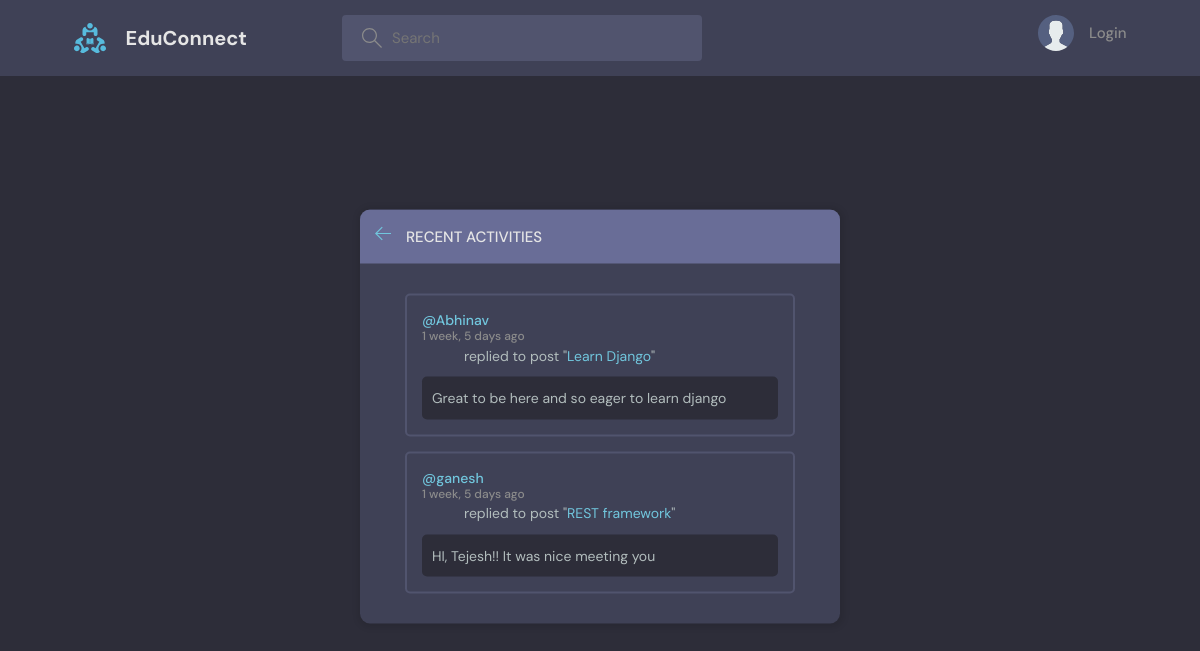
The page /activity/ on the database its author committed.
### base/models.py (models this page shows, shortened)
class Message(models.Model):
    created=models.DateTimeField(auto_now_add=True)
    updated=models.DateTimeField(auto_now=True)
    body=models.TextField()
    room=models.ForeignKey(Room,models.CASCADE)
    user=models.ForeignKey(User,on_delete=models.CASCADE)
    class Meta:
        ordering=['-updated','-created']

class Room(models.Model):
    name=models.CharField(max_length=200)
    host=models.ForeignKey(User,on_delete=models.SET_NULL,null=True)
    participants=models.ManyToManyField(User,related_name='participants',blank=True)
    description=models.TextField(null=True,blank=True)
    topic=models.ForeignKey(Topic,on_delete=models.SET_NULL,null=True)
    updated=models.DateTimeField(auto_now=True)
    created=models.DateTimeField(auto_now_add=True)
    class Meta:
        ordering=['-updated']
    def __str__(self):
        return self.name

### base/views.py (the view)
# urls.py: path('activity/',views.activityPage,name='activity')
def activityPage(request):
    room_messages=Message.objects.all()[0:2]
    context={'room_messages':room_messages}
    return render(request,'base/activity.html',context)

### base/templates/base/activity.html (shortened to what this page needs)
{% extends 'main.html' %}
{% block content %}
<main class="layout">
  <div class="container">
    <div class="layout__box">
      <div class="layout__boxHeader">
        <div class="layout__boxTitle">
          <a href="{% url 'home' %}">
            <svg version="1.1" xmlns="http://www.w3.org/2000/svg" width="32" height="32" viewBox="0 0 32 32">
              <title>arrow-left</title>
              <path
                d="M13.723 2.286l-13.723 13.714 13.719 13.714 1.616-1.611-10.96-10.96h27.625v-2.286h-27.625l10.965-10.965-1.616-1.607z"
              ></path>
            </svg>
          </a>
          <h3>Recent Activities</h3>
        </div>
      </div>
      <div class="activities-page layout__body">
        {% for message in room_messages %}
        <div class="activities__box">
          <div class="activities__boxHeader roomListRoom__header">
            <a href="{% url 'user-profile' message.user.id %}" class="roomListRoom__author">
              <p>
                @{{message.user.username}}
                <span>{{message.created | timesince}} ago</span>
              </p>
            </a>
          </div>
          <div class="activities__boxContent">
            <p>replied to post "<a href="{% url 'room' message.room.id %}">{{message.room}}</a>"</p>
            <div class="activities__boxRoomContent">
                {{message.body}}
            </div>
          </div>
        </div>
        {% endfor %}
      </div>
    </div>
  </div>
</main>
{% endblock content %}

### static/styles/style.css (style rules this page uses)
:root { --color-main: #71c6dd; --color-main-light: #e1f6fb; --color-dark: #3f4156; --color-dark-medium: #51546e; --color-dark-light: #696d97; --color-light: #e5e5e5; --color-gray: #8b8b8b; --color-light-gray: #b2bdbd; --color-bg: #2d2d39; --color-success: #5dd693; --color-error: #fc4b0b; }
* { font-family: "DM Sans", -apple-system, BlinkMacSystemFont, "Segoe UI", Roboto, Oxygen, Ubuntu, Cantarell, "Open Sans", "Helvetica Neue", sans-serif; margin: 0; padding: 0; box-sizing: border-box; text-rendering: optimizeLegibility; font-size: inherit; }
html { font-size: 56.25%; }
@media only screen and (min-width: 1200px) { html { font-size: 62.5%; } }
body { line-height: 1.6; font-weight: 400; font-size: 1.5rem; color: var(--color-light-gray); background-color: var(--color-bg); min-height: 100vh; }
a { display: inline-block; color: var(--color-main); text-decoration: none; }
.container { max-width: 120rem; width: 90%; margin: auto; }
.layout { margin-top: 2.4rem; }
.layout > .container { display: flex; justify-content: space-between; align-items: flex-start; }
.layout__box { width: 90%; max-width: 48rem; min-height: 40rem; position: absolute; top: 50%; left: 50%; transform: translate(-50%, -46%); background-color: var(--color-dark); border-radius: 1rem; box-shadow: 1px 1px 6px 3px rgba(0, 0, 0, 0.1); overflow: hidden; }
.layout__boxHeader { display: flex; padding: 1.5rem; background-color: var(--color-dark-light); }
.layout__boxTitle { display: flex; gap: 1.5rem; align-items: center; }
.layout__boxTitle h3 { text-transform: uppercase; font-weight: 500; color: var(--color-light); }
.layout__boxTitle svg { width: 1.6rem; height: 1.6rem; fill: var(--color-main); }
.layout__body { margin: 3rem; }
.roomListRoom__header { display: flex; justify-content: space-between; align-items: center; }
.roomListRoom__author { font-weight: 500; display: flex; align-items: center; gap: 1rem; }
.activities__box { margin: 1.5rem; padding: 1.5rem; border: 2px solid var(--color-dark-medium); border-radius: 5px; }
.activities__boxHeader p { font-size: 1.4rem; line-height: 1.3; }
.activities__boxHeader p span { color: var(--color-gray); font-size: 1.2rem; display: block; }
.activities__boxContent { margin-left: 4.2rem; }
.activities__boxContent { font-size: 1.4rem; }
.activities__boxRoomContent { background: var(--color-bg); padding: 1rem; border-radius: 5px; margin-top: 1rem; margin-left: -4.2rem; }

### rows shown on the page
Message: user.username "Abhinav", created "1 week, 5 days", room "Learn Django", body "Great to be here and so eager to learn django"
Message: user.username "ganesh", created "1 week, 5 days", room "REST framework", body "HI, Tejesh!! It was nice meeting you"
